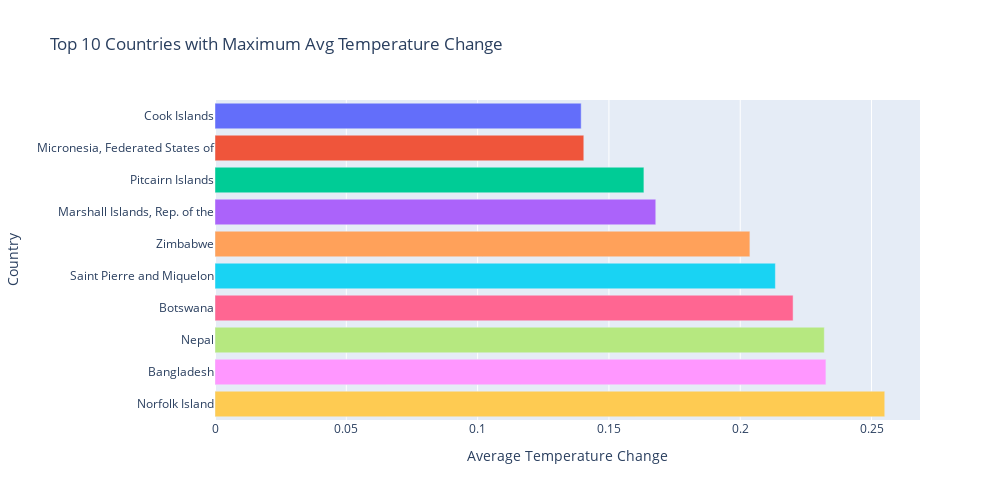

Notebook cell for this chart:
### Markdown cell above
- The bar graph reveals that the top 10 countries experiencing the maximum average temperature change are mostly concentrated in Europe and Northern Asia. Mongolia, which tops the list, is located in Northern Asia, while countries like Serbia, Montenegro, Latvia, Estonia, Lithuania, Austria, and Slovenia are all European nations.
- This geographical distribution suggests that these regions have faced more pronounced warming trends compared to the rest of the world. 
- Europe and Northern Asia have experienced faster rises in average temperatures, likely due to factors such as their high-latitude locations, urbanization patterns, and potential impacts of climate feedback mechanisms like melting permafrost and sea ice loss.

### Code cell
# Find top countries with minmum temperature change
top_countries_min = country_temp_change.nsmallest(10, 'Temperature_Change')

fig = px.bar(top_countries_min, x='Temperature_Change', y='Country', color='Country',
             labels={'Temperature_Change': 'Average Temperature Change', 'Country': 'Country'},
             title='Top 10 Countries with Maximum Avg Temperature Change')
fig.update_layout(showlegend=False,
                  width=1000,height=500)
fig.show()

### Figure 1 — Plotly figure (JSON) as saved in the notebook; plotly's stock layout.template omitted (floating-point values rounded to 4 significant figures)
{"data": [{"alignmentgroup": "True", "hovertemplate": "Country=%{y}<br>Average Temperature Change=%{x}<extra></extra>", "legendgroup": "Cook Islands", "marker": {"color": "#636efa", "pattern": {"shape": ""}}, "name": "Cook Islands", "offsetgroup": "Cook Islands", "orientation": "h", "showlegend": true, "textposition": "auto", "type": "bar", "x": [0.1394], "xaxis": "x", "y": ["Cook Islands"], "yaxis": "y"}, {"alignmentgroup": "True", "hovertemplate": "Country=%{y}<br>Average Temperature Change=%{x}<extra></extra>", "legendgroup": "Micronesia, Federated States of", "marker": {"color": "#EF553B", "pattern": {"shape": ""}}, "name": "Micronesia, Federated States of", "offsetgroup": "Micronesia, Federated States of", "orientation": "h", "showlegend": true, "textposition": "auto", "type": "bar", "x": [0.1404], "xaxis": "x", "y": ["Micronesia, Federated States of"], "yaxis": "y"}, {"alignmentgroup": "True", "hovertemplate": "Country=%{y}<br>Average Temperature Change=%{x}<extra></extra>", "legendgroup": "Pitcairn Islands", "marker": {"color": "#00cc96", "pattern": {"shape": ""}}, "name": "Pitcairn Islands", "offsetgroup": "Pitcairn Islands", "orientation": "h", "showlegend": true, "textposition": "auto", "type": "bar", "x": [0.1633], "xaxis": "x", "y": ["Pitcairn Islands"], "yaxis": "y"}, {"alignmentgroup": "True", "hovertemplate": "Country=%{y}<br>Average Temperature Change=%{x}<extra></extra>", "legendgroup": "Marshall Islands, Rep. of the", "marker": {"color": "#ab63fa", "pattern": {"shape": ""}}, "name": "Marshall Islands, Rep. of the", "offsetgroup": "Marshall Islands, Rep. of the", "orientation": "h", "showlegend": true, "textposition": "auto", "type": "bar", "x": [0.1678], "xaxis": "x", "y": ["Marshall Islands, Rep. of the"], "yaxis": "y"}, {"alignmentgroup": "True", "hovertemplate": "Country=%{y}<br>Average Temperature Change=%{x}<extra></extra>", "legendgroup": "Zimbabwe", "marker": {"color": "#FFA15A", "pattern": {"shape": ""}}, "name": "Zimbabwe", "offsetgroup": "Zimbabwe", "orientation": "h", "showlegend": true, "textposition": "auto", "type": "bar", "x": [0.2037], "xaxis": "x", "y": ["Zimbabwe"], "yaxis": "y"}, {"alignmentgroup": "True", "hovertemplate": "Country=%{y}<br>Average Temperature Change=%{x}<extra></extra>", "legendgroup": "Saint Pierre and Miquelon", "marker": {"color": "#19d3f3", "pattern": {"shape": ""}}, "name": "Saint Pierre and Miquelon", "offsetgroup": "Saint Pierre and Miquelon", "orientation": "h", "showlegend": true, "textposition": "auto", "type": "bar", "x": [0.2134], "xaxis": "x", "y": ["Saint Pierre and Miquelon"], "yaxis": "y"}, {"alignmentgroup": "True", "hovertemplate": "Country=%{y}<br>Average Temperature Change=%{x}<extra></extra>", "legendgroup": "Botswana", "marker": {"color": "#FF6692", "pattern": {"shape": ""}}, "name": "Botswana", "offsetgroup": "Botswana", "orientation": "h", "showlegend": true, "textposition": "auto", "type": "bar", "x": [0.2201], "xaxis": "x", "y": ["Botswana"], "yaxis": "y"}, {"alignmentgroup": "True", "hovertemplate": "Country=%{y}<br>Average Temperature Change=%{x}<extra></extra>", "legendgroup": "Nepal", "marker": {"color": "#B6E880", "pattern": {"shape": ""}}, "name": "Nepal", "offsetgroup": "Nepal", "orientation": "h", "showlegend": true, "textposition": "auto", "type": "bar", "x": [0.232], "xaxis": "x", "y": ["Nepal"], "yaxis": "y"}, {"alignmentgroup": "True", "hovertemplate": "Country=%{y}<br>Average Temperature Change=%{x}<extra></extra>", "legendgroup": "Bangladesh", "marker": {"color": "#FF97FF", "pattern": {"shape": ""}}, "name": "Bangladesh", "offsetgroup": "Bangladesh", "orientation": "h", "showlegend": true, "textposition": "auto", "type": "bar", "x": [0.2326], "xaxis": "x", "y": ["Bangladesh"], "yaxis": "y"}, {"alignmentgroup": "True", "hovertemplate": "Country=%{y}<br>Average Temperature Change=%{x}<extra></extra>", "legendgroup": "Norfolk Island", "marker": {"color": "#FECB52", "pattern": {"shape": ""}}, "name": "Norfolk Island", "offsetgroup": "Norfolk Island", "orientation": "h", "showlegend": true, "textposition": "auto", "type": "bar", "x": [0.255], "xaxis": "x", "y": ["Norfolk Island"], "yaxis": "y"}], "layout": {"barmode": "relative", "height": 500, "legend": {"title": {"text": "Country"}, "tracegroupgap": 0}, "showlegend": false, "title": {"text": "Top 10 Countries with Maximum Avg Temperature Change"}, "width": 1000, "xaxis": {"anchor": "y", "domain": [0, 1], "title": {"text": "Average Temperature Change"}}, "yaxis": {"anchor": "x", "categoryarray": ["Norfolk Island", "Bangladesh", "Nepal", "Botswana", "Saint Pierre and Miquelon", "Zimbabwe", "Marshall Islands, Rep. of the", "Pitcairn Islands", "Micronesia, Federated States of", "Cook Islands"], "categoryorder": "array", "domain": [0, 1], "title": {"text": "Country"}}}}
